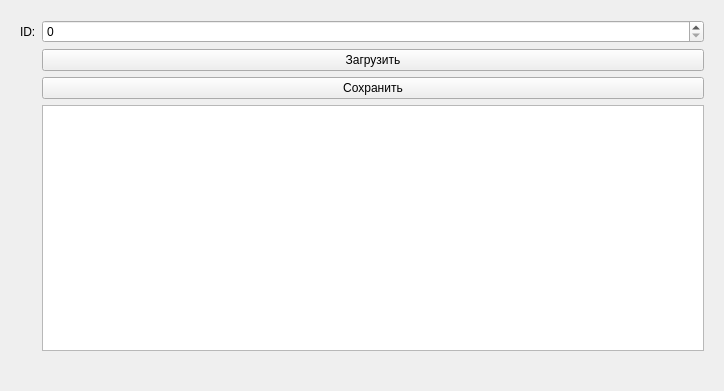
<?xml version="1.0" encoding="UTF-8"?>
<ui version="4.0">
 <class>Form</class>
 <widget class="QWidget" name="Form">
  <property name="geometry">
   <rect>
    <x>0</x>
    <y>0</y>
    <width>724</width>
    <height>391</height>
   </rect>
  </property>
  <property name="windowTitle">
   <string>Form</string>
  </property>
  <layout class="QGridLayout" name="gridLayout">
   <item row="0" column="0">
    <widget class="QWidget" name="widget" native="true">
     <layout class="QGridLayout" name="gridLayout_2">
      <item row="3" column="1">
       <widget class="QTableWidget" name="tableWidget"/>
      </item>
      <item row="1" column="1">
       <widget class="QPushButton" name="pushButton">
        <property name="text">
         <string>Загрузить</string>
        </property>
       </widget>
      </item>
      <item row="0" column="1">
       <widget class="QSpinBox" name="spinBox"/>
      </item>
      <item row="0" column="0">
       <widget class="QLabel" name="label">
        <property name="text">
         <string>ID:</string>
        </property>
       </widget>
      </item>
      <item row="2" column="1">
       <widget class="QPushButton" name="pushButton_2">
        <property name="text">
         <string>Сохранить</string>
        </property>
       </widget>
      </item>
      <item row="4" column="1">
       <widget class="QLabel" name="label_2">
        <property name="text">
         <string/>
        </property>
       </widget>
      </item>
     </layout>
    </widget>
   </item>
  </layout>
 </widget>
 <resources/>
 <connections/>
</ui>
